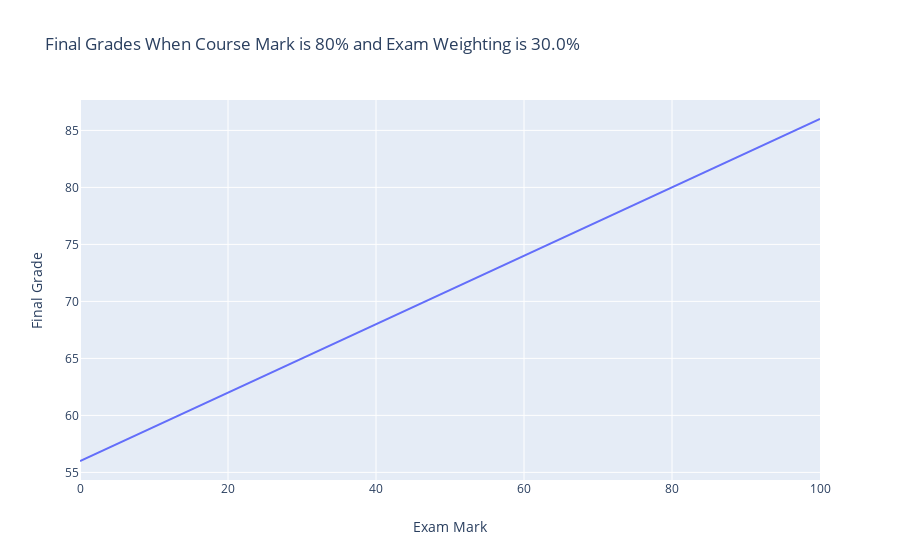

Here is the notebook cell this chart was saved with:
### Markdown cell above
And let's create a graph to represent potential final grades based on your course mark and the exam weighting. Change the numbers in the variables below before you run the cell.

### Code cell
course_mark = 80
exam_weighting = 0.3

import plotly.graph_objects as go
import numpy as np

exam_mark = np.linspace(0, 100, 100)
final_grade = exam_mark * exam_weighting + course_mark * (1-exam_weighting)

fig = go.Figure(data=[go.Scatter(x=exam_mark, y=final_grade, mode='lines')])
fig.update_layout(title='Final Grades When Course Mark is '+str(course_mark)
                  +'% and Exam Weighting is '+str(exam_weighting*100)+'%',
                  xaxis_title='Exam Mark',yaxis_title='Final Grade')
fig.show()

### Figure 1 — Plotly figure (JSON) as saved in the notebook; plotly's stock layout.template omitted (floating-point values rounded to 4 significant figures)
{"data": [{"mode": "lines", "type": "scatter", "x": [0, 1.01, 2.02, 3.03, 4.04, 5.051, 6.061, 7.071, 8.081, 9.091, 10.1, 11.11, 12.12, 13.13, 14.14, 15.15, 16.16, 17.17, 18.18, 19.19, 20.2, 21.21, 22.22, 23.23, 24.24, 25.25, 26.26, 27.27, 28.28, 29.29, 30.3, 31.31, 32.32, 33.33, 34.34, 35.35, 36.36, 37.37, 38.38, 39.39, 40.4, 41.41, 42.42, 43.43, 44.44, 45.45, 46.46, 47.47, 48.48, 49.49, 50.51, 51.52, 52.53, 53.54, 54.55, 55.56, 56.57, 57.58, 58.59, 59.6, 60.61, 61.62, 62.63, 63.64, 64.65, 65.66, 66.67, 67.68, 68.69, 69.7, 70.71, 71.72, 72.73, 73.74, 74.75, 75.76, 76.77, 77.78, 78.79, 79.8, 80.81, 81.82, 82.83, 83.84, 84.85, 85.86, 86.87, 87.88, 88.89, 89.9, 90.91, 91.92, 92.93, 93.94, 94.95, 95.96, 96.97, 97.98, 98.99, 100], "y": [56, 56.3, 56.61, 56.91, 57.21, 57.52, 57.82, 58.12, 58.42, 58.73, 59.03, 59.33, 59.64, 59.94, 60.24, 60.55, 60.85, 61.15, 61.45, 61.76, 62.06, 62.36, 62.67, 62.97, 63.27, 63.58, 63.88, 64.18, 64.48, 64.79, 65.09, 65.39, 65.7, 66, 66.3, 66.61, 66.91, 67.21, 67.52, 67.82, 68.12, 68.42, 68.73, 69.03, 69.33, 69.64, 69.94, 70.24, 70.55, 70.85, 71.15, 71.45, 71.76, 72.06, 72.36, 72.67, 72.97, 73.27, 73.58, 73.88, 74.18, 74.48, 74.79, 75.09, 75.39, 75.7, 76, 76.3, 76.61, 76.91, 77.21, 77.52, 77.82, 78.12, 78.42, 78.73, 79.03, 79.33, 79.64, 79.94, 80.24, 80.55, 80.85, 81.15, 81.45, 81.76, 82.06, 82.36, 82.67, 82.97, 83.27, 83.58, 83.88, 84.18, 84.48, 84.79, 85.09, 85.39, 85.7, 86]}], "layout": {"title": {"text": "Final Grades When Course Mark is 80% and Exam Weighting is 30.0%"}, "xaxis": {"title": {"text": "Exam Mark"}}, "yaxis": {"title": {"text": "Final Grade"}}}}
